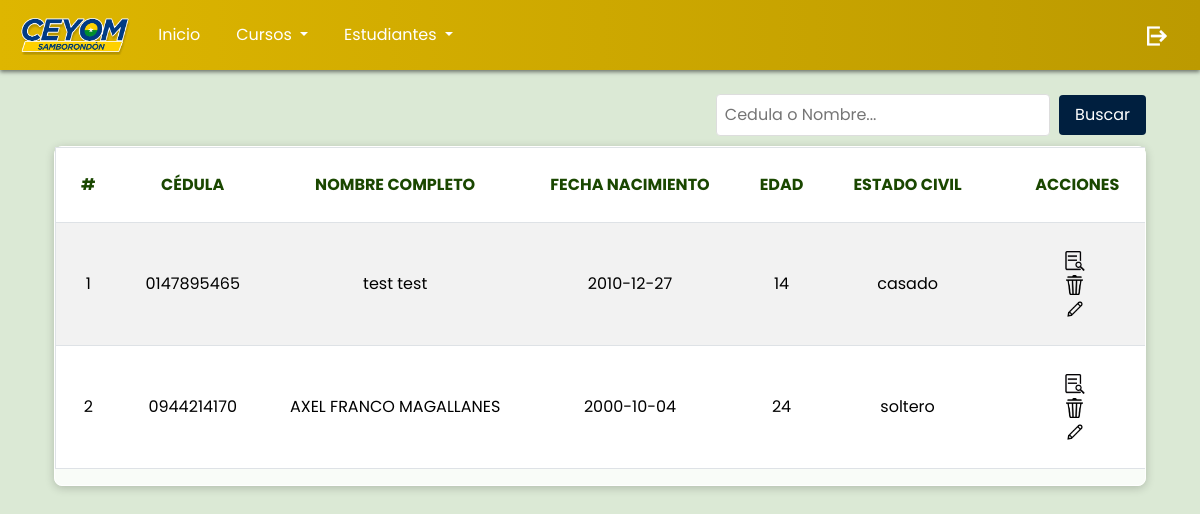
/app/secciones/ver_estudiantes.php, run on the app's committed database.
### tables this page shows
CREATE TABLE `alumnos` (
  `id` int(11) NOT NULL,
  `cedula` varchar(10) NOT NULL,
  `nombre` varchar(255) NOT NULL,
  `apellido` varchar(255) NOT NULL,
  `fecha_nacimiento` date NOT NULL,
  `edad` int(11) NOT NULL,
  `estado_civil` varchar(20) NOT NULL,
  `genero` enum('MASCULINO','FEMENINO') NOT NULL,
  `direccion` varchar(255) NOT NULL,
  `parroquia` varchar(100) NOT NULL,
  `recinto` varchar(100) NOT NULL,
  `telefono` varchar(7) NOT NULL,
  `celular_1` varchar(15) NOT NULL,
  `celular_2` varchar(15) NOT NULL,
  `correo` varchar(100) NOT NULL,
  `tiene_redes` enum('SI','NO') NOT NULL,
  `tiktok` varchar(50) NOT NULL,
  `facebook` varchar(50) NOT NULL,
  `instagram` varchar(50) NOT NULL,
  `nivel_instruccion` enum('PRIMARIA','SECUNDARIA','CURSANDO UNIVERSIDAD','TERCER NIVEL') NOT NULL,
  `unidad_educativa` varchar(100) NOT NULL,
  `tiene_hijos` enum('SI','NO') NOT NULL,
  `cuantos_hijos` varchar(50) NOT NULL,
  `trabaja` enum('SI','NO') NOT NULL,
  `en_que_trabaja` varchar(255) NOT NULL,
  `recibido_cursos` enum('SI','NO') NOT NULL,
  `cursos_recibidos` varchar(255) NOT NULL,
  `iniciar_emprendimiento` enum('SI','NO') NOT NULL,
  `posee_emprendimiento` enum('SI','NO') NOT NULL,
  `tipo_emprendimiento` varchar(255) NOT NULL,
  `nombre_emprendimiento` varchar(255) NOT NULL,
  `participar_ferias` enum('SI','NO') NOT NULL,
  `calificacion` decimal(5,2) DEFAULT NULL
);

### app/secciones/alumnos.php (called while the page is built, shortened)
<?php
$conexionBD = BD::crearInstancia();
$sql = "SELECT * FROM alumnos";
$listaAlumnos = $conexionBD->query($sql);
$alumnos = $listaAlumnos->fetchAll(PDO::FETCH_ASSOC);

### app/secciones/ver_estudiantes.php (the view, shortened to what this page needs)
<?php
include('../templates/cabecera.php');
include('../secciones/alumnos.php');
?>
<link rel="stylesheet" href="../ver_cursos.css">
<div class="container">
    <br>
    <div class="search-bar">
        <form action="" method="get">
            <input type="text" name="search" placeholder="Cedula o Nombre... " value="<?php echo isset($_GET['search']) ? $_GET['search'] : ''; ?>">
            <button type="submit">Buscar</button>
        </form>
    </div>
    <div class="card">
        <div class="table-responsive">
            <table class="table table-striped">
                <thead>
                    <tr>
                        <th scope="col">#</th>
                        <th scope="col">CÉDULA</th>
                        <th scope="col">NOMBRE COMPLETO</th>
                        <th scope="col">FECHA NACIMIENTO</th>
                        <th scope="col">EDAD</th>
                        <th scope="col">ESTADO CIVIL</th>
                        <th scope="col">GÉNERO</th>
                        <th scope="col">DIRECCIÓN</th>
                        <th scope="col">ACCIONES</th>
                    </tr>
                </thead>
                <tbody>
                    <?php
                    $search = isset($_GET['search']) ? $_GET['search'] : '';
                    $filteredAlumnos = array_filter($alumnos, function ($alumno) use ($search) {
                        return stripos($alumno['nombre'] . ' ' . $alumno['apellido'], $search) !== false
                            || stripos($alumno['cedula'], $search) !== false;
                    });
                    if (count($filteredAlumnos) > 0) {
                        $sequentialNumber = 1;
                        foreach ($filteredAlumnos as $alumno) { ?>
                            <tr>
                                <td><?php echo $sequentialNumber++; ?></td>
                                <td><?php echo $alumno['cedula']; ?></td>
                                <td><?php echo $alumno['nombre'] . ' ' . $alumno['apellido']; ?></td>
                                <td><?php echo $alumno['fecha_nacimiento']; ?></td>
                                <td><?php echo $alumno['edad']; ?></td>
                                <td><?php echo $alumno['estado_civil']; ?></td>
                                <td><?php echo $alumno['genero']; ?></td>
                                <td><?php echo $alumno['direccion']; ?></td>
                                <td>
                                    <form method="post">
                                        <button type="submit" class="btn-accion seleccionar">
                                            <img src="../Imagenes/logo-ver.png" alt="Ver cursos">
                                        </button>
                                    </form>
                                    <form method="post" onsubmit="return confirm('¿Estás seguro de que deseas eliminar este estudiante?');">
                                        <button type="submit" class="btn-accion borrar">
                                            <img src="../Imagenes/logo-borrar.png" alt="borrar">
                                        </button>
                                    </form>
                                    <button type="button" class="btn-accion editar" onclick="openModal(<?php echo htmlspecialchars(json_encode($alumno)); ?>)">
                                        <img src="../Imagenes/logo-editar.png" alt="editar">
                                    </button>
                                </td>
                            </tr>
                        <?php }
                    } else { ?>
                        <tr>
                            <td colspan="21">No se encontraron resultados</td>
                        </tr>
                    <?php } ?>
                </tbody>
            </table>
        </div>
    </div>
</div>
<?php include('../templates/pie.php'); ?>

### app/ver_cursos.css (style rules this page uses)
.card { border: 1px solid #ffffff; border-radius: 8px; box-shadow: 0 2px 10px rgba(0, 0, 0, 0.2); background-color: rgba(255, 255, 255, 0.836); }
.table-striped { border: 1px solid #dee2e6; border-radius: 8px; overflow-x: auto; white-space: nowrap; }
.table-striped th, .table-striped td { text-align: center; vertical-align: middle; padding: 25px; }
.table-striped th { background-color: #ffffff; color: #1a4700; font-weight: bold; }
.table-striped td { background-color: #ffffff; }
.table-striped th:last-child, .table-striped td:last-child { position: sticky; right: 0; background-color: #ffffff; color: #1a4700; }
.btn-accion { background-color: transparent; border: none; padding: 0; cursor: pointer; transition: transform 0.3s, opacity 0.3s; }
.btn-accion img { height: 20px; margin-right: 5px; }
.search-bar { display: flex; justify-content: flex-end; margin-bottom: 10px; }
.search-bar input { padding: 8px; border: 1px solid #ddd; border-radius: 4px; margin-right: 5px; }
.search-bar button { padding: 8px 16px; border: none; border-radius: 4px; background-color: #001f3f; color: white; cursor: pointer; transition: background-color 0.5s; }

### data on the page
alumnos: cedula "0147895465", nombre "test", apellido "test", fecha_nacimiento "2010-12-27", edad "14", estado_civil "casado"
alumnos: cedula "0944214170", nombre "AXEL", apellido "FRANCO MAGALLANES", fecha_nacimiento "2000-10-04", edad "24", estado_civil "soltero"
